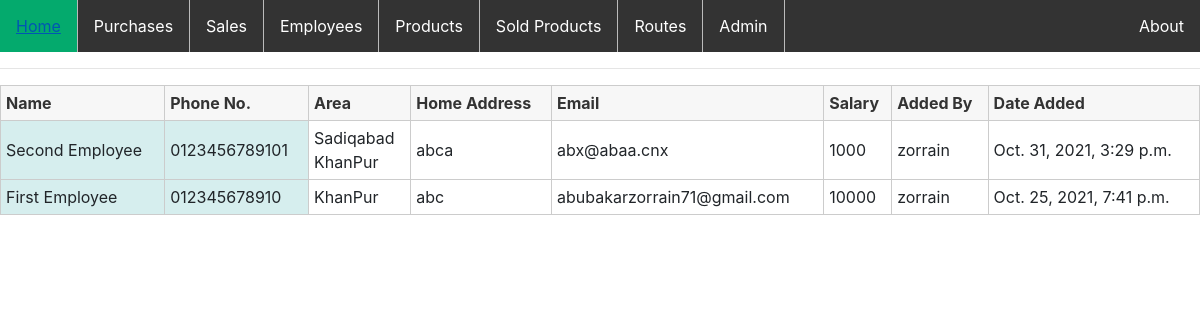
Screenshot of /employee with the database file from the repository.
### touqeerapp1/models.py (models this page shows, shortened)
class Employee(models.Model):
    name = models.CharField(max_length=80, unique=True)
    phone = models.CharField(max_length=80, unique=True)
    email = models.EmailField(max_length=80, unique=True)
    HomeAdress = models.CharField(max_length=80, unique=True)
    Area = models.ManyToManyField(Routes)
    Salary = models.CharField(max_length=80, unique=True)
    user = models.ForeignKey(User,on_delete=models.CASCADE, related_name='admin1',null=True)
    date_created = models.DateTimeField(auto_now_add=True, null=True)
    class Meta:
        ordering = ('-date_created',)

class Routes(models.Model):
    AreaName = models.CharField(max_length=80, unique=True)
    AreaDistance = models.CharField(max_length=80, unique=True)
    user = models.ForeignKey(User,on_delete=models.CASCADE, related_name='admins',null=True)
    date_created = models.DateTimeField(auto_now_add=True, null=True)
    class Meta:
        ordering = ('-date_created',)

### touqeerapp1/views.py (the view)
# urls.py: path('employee',views.employee),
def employee(request):
    employee = Employee.objects.all()
    context={'employee':employee}
    return render(request,'touqeerapp/employee.html',context)

### touqeerapp1/templates/touqeerapp/employee.html
{% extends 'touqeerapp/main.html' %}
  {% block content %}
<table style="width: 100%;">
<colgroup>
  <col span="2" style="background-color: #D6EEEE">
</colgroup>
<tr>
<th>Name</th>
<th>Phone No.</th>
<th>Area</th>
<th>Home Address</th>
<th>Email</th>
<th>Salary</th>
<th>Added By</th>
  <th>Date Added</th>
</tr>
    {%for employee in employee %}
  <tr>
<td>{{employee.name}}</td>
<td>{{employee.phone}}</td>
<td>{% for area in employee.Area.all %}{{area.AreaName}}<br>{%endfor%}</td>
<td>{{employee.HomeAdress}}</td>
<td>{{employee.email}}</td>
<td>{{employee.Salary}}</td>
<td>{{employee.user}}</td>
    <td>{{employee.date_created}}</td>
</tr>
    {%endfor%}
{% endblock %}

### touqeerapp1/templates/touqeerapp/main.html (style rules this page uses)
table, td, th { border: 1px solid black; }
table { border-collapse: collapse; width: 100%; }
th { text-align: left; }
body { font-family: Arial; font-size: 10pt; }
table { border: 1px solid #ccc; border-collapse: collapse; }
table th { background-color: #F7F7F7; color: #333; font-weight: bold; }
table th, table td { padding: 5px; border: 1px solid #ccc; }

### rows the page displays
Employee: name "Second Employee", phone "0123456789101", HomeAdress "abca", email "abx@abaa.cnx", Salary "1000", user "zorrain", date_created "Oct. 31, 2021, 3:29 p.m."
Routes: AreaName "Sadiqabad"
Routes: AreaName "KhanPur"
Employee: name "First Employee", phone "012345678910", HomeAdress "abc", email "abubakarzorrain71@gmail.com", Salary "10000", user "zorrain", date_created "Oct. 25, 2021, 7:41 p.m."
